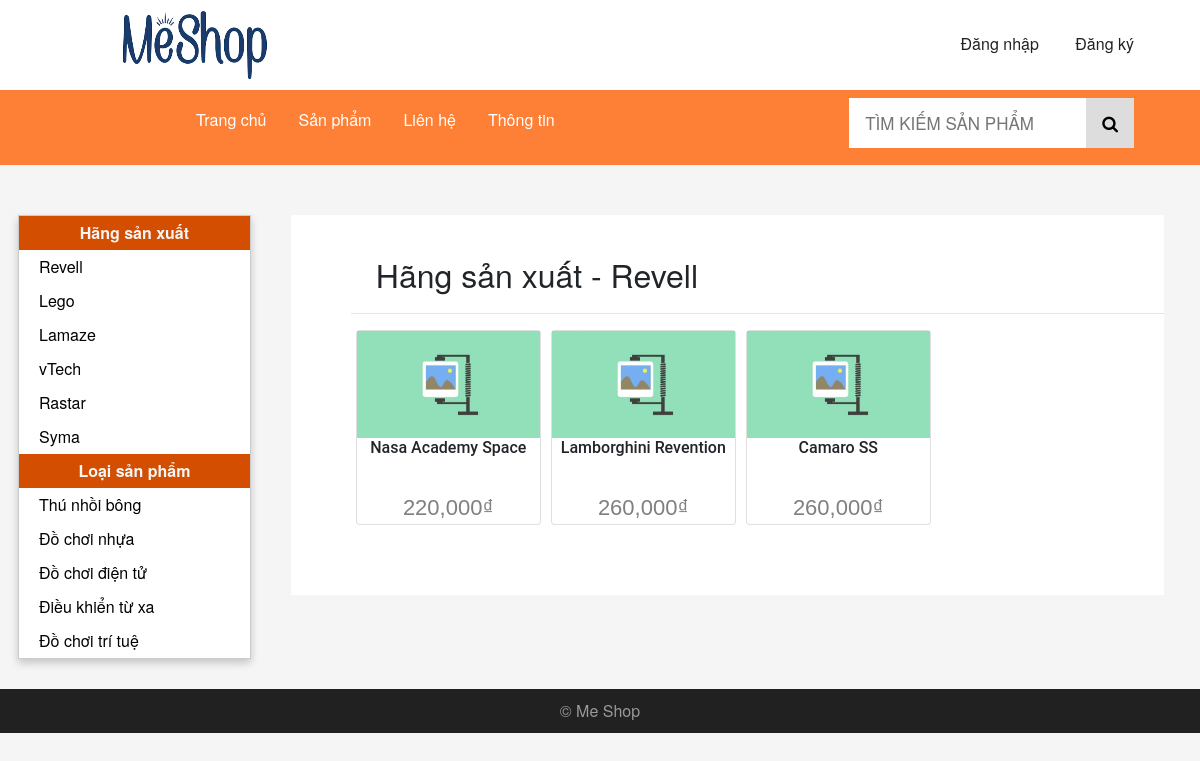
The page /index.php?a=2&id=1 on the database its author committed.
### tables this page shows
CREATE TABLE IF NOT EXISTS `HangSanXuat` (
  `MaHangSanXuat` int(11) NOT NULL AUTO_INCREMENT,
  `TenHangSanXuat` varchar(64) DEFAULT NULL,
  `LogoURL` varchar(45) DEFAULT NULL,
  `BiXoa` tinyint(1) DEFAULT '0',
  PRIMARY KEY (`MaHangSanXuat`)
);

CREATE TABLE IF NOT EXISTS `LoaiSanPham` (
  `MaLoaiSanPham` int(11) NOT NULL AUTO_INCREMENT,
  `TenLoaiSanPham` varchar(64) DEFAULT NULL,
  `BiXoa` tinyint(1) DEFAULT '0',
  PRIMARY KEY (`MaLoaiSanPham`)
);

CREATE TABLE IF NOT EXISTS `SanPham` (
  `MaSanPham` int(11) NOT NULL AUTO_INCREMENT,
  `TenSanPham` varchar(45) DEFAULT NULL,
  `HinhURL` varchar(45) DEFAULT NULL,
  `GiaSanPham` int(11) DEFAULT NULL,
  `NgayNhap` datetime DEFAULT NULL,
  `SoLuongNhap` int(11) DEFAULT NULL,
  `SoLuongTon` int(11) DEFAULT NULL,
  `SoLuongBan` int(11) DEFAULT NULL,
  `SoLuotXem` int(11) DEFAULT NULL,
  `XuatXu` varchar(45) DEFAULT NULL,
  `MoTa` text,
  `BiXoa` tinyint(1) DEFAULT '0',
  `MaLoaiSanPham` int(11) NOT NULL,
  `MaHangSanXuat` int(11) NOT NULL,
  PRIMARY KEY (`MaSanPham`),
  KEY `fk_SanPham_LoaiSanPham1_idx` (`MaLoaiSanPham`),
  KEY `fk_SanPham_HangSanXuat1_idx` (`MaHangSanXuat`)
);

### lib/DataProvider.php (called while the page is built, shortened)
<?php
    class DataProvider
    {
        public static function ExecuteQuery($sql)
        {
            $connection = mysqli_connect('localhost', 'shop', 'Shop#2022', 'MeShop') or die("couldn't connect to localhost");
            mysqli_query($connection, "set names 'utf8'");
            $result = mysqli_query($connection, $sql);
            return $result;
        }
    }
?>

### pages/pSanPhamTheoHang.php (the view, shortened to what this page needs)
<?php
if (isset($_GET["id"]))
    $id = $_GET["id"];
else
    DataProvider::ChangeURL("index.php?a=404");
$sql = "SELECT * FROM HangSanXuat WHERE BiXoa = 0 AND MaHangSanXuat = $id";
$result = DataProvider::ExecuteQuery($sql);
$row = mysqli_fetch_array($result);
?>
<div class="container">
    <div class="hot-product-wrapper">
        <h2 style="margin: 20px;">Hãng sản xuất - <span><?php echo $row["TenHangSanXuat"] ?></span></h2>
        <hr>
        <div class="card-wrapper">
            <?php
            $sql = "SELECT * FROM SanPham WHERE BiXoa = 0 AND MaHangSanXuat = $id";
            $result = DataProvider::ExecuteQuery($sql);
            while ($row = mysqli_fetch_array($result)) {
            ?>
                <div class="card" onclick='location.href=" index.php?a=4&id=<?php echo $row["MaSanPham"]; ?>";'>
                    <img src="image/<?php echo $row["HinhURL"]; ?>">
                    <h6><?php echo $row["TenSanPham"]; ?></h6>
                    <p class="price"><?php echo number_format($row["GiaSanPham"]); ?>₫</p>
                </div>
            <?php
            }
            ?>
        </div>
    </div>
</div>

### modules/mHang.php
<dl>
    <dt>Hãng sản xuất</dt>
    <?php
        $sql = "SELECT * FROM HangSanXuat WHERE BiXoa=0";
        $result = DataProvider::ExecuteQuery($sql);
        while($row = mysqli_fetch_array($result))
        {
    ?>
        <dd>
        <a href="index.php?a=2&id=<?php echo $row["MaHangSanXuat"];?>"><?php echo $row["TenHangSanXuat"] ?></a>
    </dd>
    <?php
        }
    ?>
</dl>

### modules/mLoai.php
<dl>
    <dt>Loại sản phẩm</dt>
    <?php
        $sql = "SELECT * FROM LoaiSanPham WHERE BiXoa=0";
        $result = DataProvider::ExecuteQuery($sql);
        while($row = mysqli_fetch_array($result))
        {
    ?>
        <dd>
        <a href="index.php?a=3&id=<?php echo $row["MaLoaiSanPham"];?>"><?php echo $row["TenLoaiSanPham"] ?></a>
    </dd>
    <?php
        }
    ?>
</dl>

### css/style.css (style rules this page uses)
* { box-sizing: border-box; margin: 0; padding: 0; }
body { margin: 0; font-family: "Helvetica Neue", Helvetica, Arial, sans-serif; background-color: #f5f5f5; }
a { text-decoration: none !important; }
div { display: block; }
.sidenav dl dt { padding: 5px 0px; background-color: #d34e00; color: #f5f5f5; text-align: center; }
.sidenav dl { margin: 0px; padding: 0px; }
.sidenav dl dd { background-color: #fff; margin-bottom: 0px; }
.sidenav dl dd a { display: block; padding: 5px 0px; padding-left: 20px; text-decoration: none; color: black; }
.container { float: left; position: relative; width: 75%; margin: 0px 0px 0px 20px; padding: 0px 0px 50px 0px; background-color: white; }
.card { float: left; max-width: 185px; margin: auto; text-align: center; font-family: arial; margin: 0px 5px 20px 5px; cursor: pointer; }
.card h6 { font-family: "Roboto", sans-serif; height: 45px; word-wrap: break-word; text-overflow: ellipsis; overflow: hidden; display: -webkit-box; -webkit-box-orient: vertical; -webkit-line-clamp: 2; }
.card p:last-child { margin-bottom: 0px; }
.price { color: grey; font-size: 22px; }
.card > img { width: 100%; max-height: 276px; }
.card-wrapper { display: block; float: left; align-self: center; height: 50%; }
.hot-product-wrapper { display: block; margin-left: 60px; width: auto; }
h2 { padding-left: 5px; padding-top: 20px; }

### rows shown on the page
hangsanxuat: TenHangSanXuat "Revell"
hangsanxuat: TenHangSanXuat "Lego"
hangsanxuat: TenHangSanXuat "Lamaze"
hangsanxuat: TenHangSanXuat "vTech"
hangsanxuat: TenHangSanXuat "Rastar"
hangsanxuat: TenHangSanXuat "Syma"
loaisanpham: TenLoaiSanPham "Thú nhồi bông"
loaisanpham: TenLoaiSanPham "Đồ chơi nhựa"
loaisanpham: TenLoaiSanPham "Đồ chơi điện tử"
loaisanpham: TenLoaiSanPham "Điều khiển từ xa"
loaisanpham: TenLoaiSanPham "Đồ chơi trí tuệ"
sanpham: HinhURL (picture), TenSanPham "Nasa Academy Space", GiaSanPham "220,000"
sanpham: HinhURL (picture), TenSanPham "Lamborghini Revention", GiaSanPham "260,000"
sanpham: HinhURL (picture), TenSanPham "Camaro SS", GiaSanPham "260,000"
